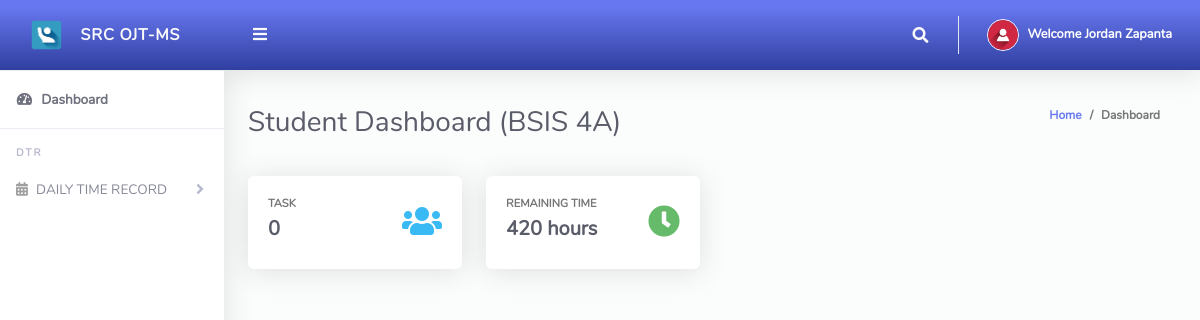
/Student/index.php (signed in), run on the app's committed database.
### tables this page shows
CREATE TABLE `tblstudents` (
  `Id` int(10) NOT NULL,
  `admissionNumber` varchar(255) DEFAULT NULL,
  `firstName` varchar(255) DEFAULT NULL,
  `lastName` varchar(255) DEFAULT NULL,
  `classId` varchar(10) DEFAULT NULL,
  `contact` varchar(50) DEFAULT NULL,
  `comp_name` varchar(255) DEFAULT NULL,
  `email` varchar(255) DEFAULT NULL,
  `address` varchar(255) DEFAULT NULL,
  `password` varchar(50) DEFAULT NULL,
  `dateCreated` varchar(50) DEFAULT NULL,
  `remaining_time` int(255) DEFAULT NULL,
  `comp_link` varchar(255) DEFAULT NULL
);

CREATE TABLE `tblclass` (
  `Id` int(10) NOT NULL,
  `className` varchar(255) NOT NULL
);

### Student/index.php (the view, shortened to what this page needs)
<?php
include '../Includes/dbcon.php';
$query = "SELECT tblclass.className, tblstudents.remaining_time
          FROM tblstudents
          INNER JOIN tblclass ON tblclass.Id = tblstudents.classId
          WHERE tblstudents.Id = '$_SESSION[userId]'";
$rs = $conn->query($query);
$rrw = $rs->fetch_assoc();
$remainingTime = $rrw['remaining_time'];
?>
<!DOCTYPE html>
<html lang="en">
<head>
  <link href="../vendor/fontawesome-free/css/all.min.css" rel="stylesheet" type="text/css">
  <link href="../vendor/bootstrap/css/bootstrap.min.css" rel="stylesheet" type="text/css">
  <link href="css/ruang-admin.min.css" rel="stylesheet">
</head>
<body id="page-top">
  <div id="wrapper">
    <?php include "Includes/sidebar.php"; ?>
    <div id="content-wrapper" class="d-flex flex-column">
      <div id="content">
        <?php include "Includes/topbar.php"; ?>
        <div class="container-fluid" id="container-wrapper">
          <div class="d-sm-flex align-items-center justify-content-between mb-4">
            <h1 class="h3 mb-0 text-gray-800">Student Dashboard (<?php echo $rrw['className'];?>)</h1>
            <ol class="breadcrumb">
              <li class="breadcrumb-item"><a href="./">Home</a></li>
              <li class="breadcrumb-item active" aria-current="page">Dashboard</li>
            </ol>
          </div>
          <div class="row mb-3">
            <?php
            $query1 = mysqli_query($conn, "SELECT * FROM tbltask WHERE Stat = 'Pending'");
            $students = mysqli_num_rows($query1);
            ?>
            <div class="col-xl-3 col-md-6 mb-4">
              <div class="card h-100">
                <div class="card-body">
                  <div class="row no-gutters align-items-center">
                    <div class="col mr-2">
                      <div class="text-xs font-weight-bold text-uppercase mb-1">Task</div>
                      <div class="h5 mb-0 mr-3 font-weight-bold text-gray-800"><?php echo $students; ?></div>
                    </div>
                    <div class="col-auto">
                      <i class="fas fa-users fa-2x text-info"></i>
                    </div>
                  </div>
                </div>
              </div>
            </div>
            <div class="col-xl-3 col-md-6 mb-4">
              <div class="card h-100">
                <div class="card-body">
                  <div class="row no-gutters align-items-center">
                    <div class="col mr-2">
                      <div class="text-xs font-weight-bold text-uppercase mb-1">Remaining Time</div>
                      <div class="h5 mb-0 mr-3 font-weight-bold text-gray-800"><?php echo $remainingTime; ?> hours</div>
                    </div>
                    <div class="col-auto">
                      <i class="fas fa-clock fa-2x text-success"></i>
                    </div>
                  </div>
                </div>
              </div>
            </div>
          </div>
        </div>
      </div>
    </div>
  </div>
</body>
</html>

### Student/Includes/topbar.php (shortened to what this page needs)
<?php
  $query = "SELECT * FROM tblstudents WHERE Id = ".$_SESSION['userId']."";
  $rs = $conn->query($query);
  $rows = $rs->fetch_assoc();
  $fullName = $rows['firstName']." ".$rows['lastName'];;
?>
<nav class="navbar navbar-expand navbar-light bg-gradient-primary topbar mb-4 static-top">
          <button id="sidebarToggleTop" class="btn btn-link rounded-circle mr-3">
            <i class="fa fa-bars"></i>
          </button>
          <ul class="navbar-nav ml-auto">
            <li class="nav-item dropdown no-arrow">
              <a class="nav-link dropdown-toggle" href="#" id="searchDropdown" role="button" data-toggle="dropdown"
                aria-haspopup="true" aria-expanded="false">
                <i class="fas fa-search fa-fw"></i>
              </a>
            </li>
            <li class="nav-item dropdown no-arrow">
              <a class="nav-link dropdown-toggle" href="#" id="userDropdown" role="button" data-toggle="dropdown"
                aria-haspopup="true" aria-expanded="false">
                <img class="img-profile rounded-circle" src="img/user-icn.png" style="max-width: 60px">
                <span class="ml-2 d-none d-lg-inline text-white small"><b>Welcome <?php echo $fullName;?></b></span>
              </a>
            </li>
          </ul>
        </nav>

### data on the page
tblstudents: fullName "Jordan Zapanta", classId.className "BSIS 4A", remaining_time "420"

### other printed values
$students "0"
